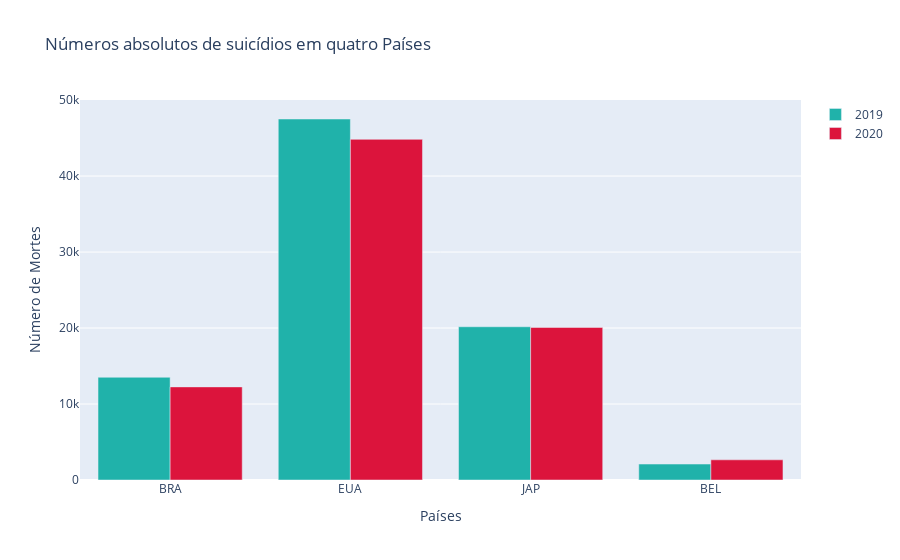

This figure's notebook cell:
### Code cell
# Gráfico 4 

paises=["BRA", "EUA", "JAP", "BEL"]

fig = go.Figure(data=[
    go.Bar(name='2019', x=paises, y=[13520, 47511, 20169, 2098], marker = {'color': 'lightseagreen'}),
    go.Bar(name='2020', x=paises, y=[12256, 44834, 20081, 2656], marker = {'color': 'crimson'})
], layout= layout)
layout = go.Layout(title='Números absolutos de suicídios em quatro Países',
                   yaxis={'title':'Número de Mortes'},
                   xaxis={'title':'Países'})

fig.update_layout(barmode='group')
fig.show()

### Figure 1 — Plotly figure (JSON) as saved in the notebook; plotly's stock layout.template omitted (floating-point values rounded to 4 significant figures)
{"data": [{"marker": {"color": "lightseagreen"}, "name": "2019", "type": "bar", "x": ["BRA", "EUA", "JAP", "BEL"], "y": [13520, 47511, 20169, 2098]}, {"marker": {"color": "crimson"}, "name": "2020", "type": "bar", "x": ["BRA", "EUA", "JAP", "BEL"], "y": [12256, 44834, 20081, 2656]}], "layout": {"barmode": "group", "title": {"text": "Números absolutos de suicídios em quatro Países"}, "xaxis": {"title": {"text": "Países"}}, "yaxis": {"title": {"text": "Número de Mortes"}}}}
